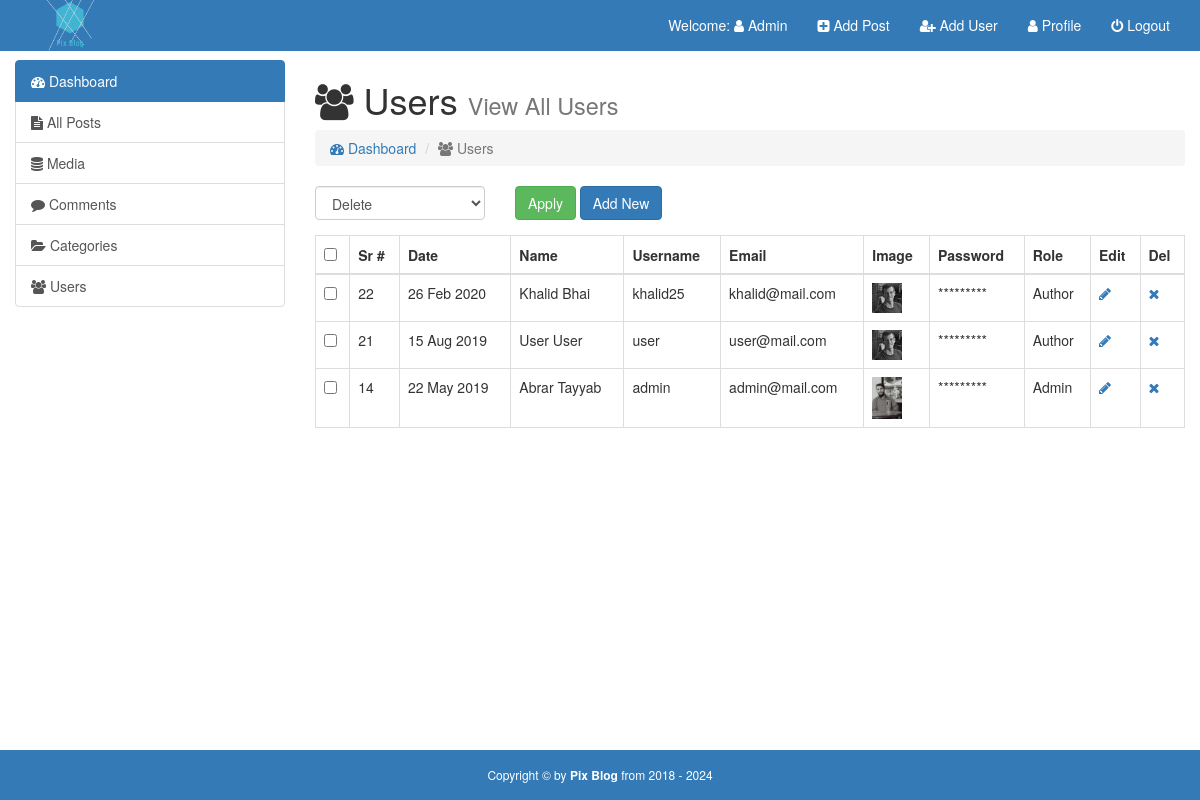
Screenshot of /admin/users.php (signed in) with the database file from the repository.
### tables this page shows
CREATE TABLE IF NOT EXISTS `users` (
  `id` int(11) NOT NULL AUTO_INCREMENT,
  `date` int(11) NOT NULL,
  `first_name` varchar(255) NOT NULL,
  `last_name` varchar(255) NOT NULL,
  `username` varchar(255) NOT NULL,
  `email` varchar(255) NOT NULL,
  `image` varchar(255) NOT NULL,
  `password` varchar(255) NOT NULL,
  `role` varchar(255) NOT NULL,
  `details` text NOT NULL,
  `salt` varchar(255) NOT NULL DEFAULT '$2y$05$abcdhskmlohnjirfshcjoj',
  PRIMARY KEY (`id`),
  UNIQUE KEY `username` (`username`),
  UNIQUE KEY `email` (`email`)
);

### admin/users.php (the view, shortened to what this page needs)
<?php require_once('inc/top.php');?>
 </head>
  <body>
  <div id="wrapper">
          <?php require_once('inc/header.php');?>
                <div class="container-fluid body-section">
                  <div class="row">
                    <div class="col-md-3">
                      <?php require_once('inc/sidebar.php');?>
                      </div>
                        <div class="col-md-9">
                          <h1><i class="fa fa-users"></i> Users <small>View All Users</small></h1>
                          <ol class="breadcrumb">
                            <li ><a href="index.php"><i class="fa fa-tachometer"></i> Dashboard</a></li>
                            <li class="active" ><i class="fa fa-users"></i> Users</li>
                          </ol>
                          <?php
                          $query = "SELECT * FROM users ORDER BY id DESC";
                          $run = mysqli_query($con,$query);
                          if (mysqli_num_rows($run) > 0) {
                          ?>
                          <form action="" method="POST">
                          <div class="row">
                            <div class="col-sm-8">
                              <div class="row">
                                <div class="col-xs-4">
                                  <div class="form-group">
                                    <select name="bulk-options" id="" class="form-control">
                                      <option value="delete">Delete</option>
                                    </select>
                                  </div>
                                </div>
                                <div class="col-xs-8">
                                  <input type="submit" class="btn btn-success" value="Apply" name="">
                                  <a href="add_user.php" class="btn btn-primary">Add New</a>
                                </div>
                              </div>
                            </div>
                            <div class="col-sm-4"></div>
                          </div>
                          <table class="table table-bordered table-stripped table-hover">
                            <thead>
                              <tr>
                                <th><input type="checkbox" name="" id="selectallboxes"></th>
                                <th>Sr #</th>
                                <th>Date</th>
                                <th>Name</th>
                                <th>Username</th>
                                <th>Email</th>
                                <th>Image</th>
                                <th>Password</th>
                                <th>Role</th>
                                <th>Edit</th>
                                <th>Del</th>
                              </tr>
                            </thead>
                            <tbody>
                              <?php
                              while ($row = mysqli_fetch_array($run)) {
                                $id = $row['id'];
                                $first_name = ucfirst($row['first_name']);
                                $last_name = ucfirst($row['last_name']);
                                $email = $row['email'];
                                $username = $row['username'];
                                $role = $row['role'];
                                $image = $row['image'];
                                $date = getdate($row['date']);
                                $day = $date['mday'];
                                $month = substr($date['month'],0,3);
                                $year = $date['year'];
                              ?>
                              <tr>
                                <td><input type="checkbox" class="checkboxes" name="checkboxes[]" value="<?php echo $id;?>"></td>
                                <td><?php echo $id;?></td>
                                <td><?php echo "$day $month $year";?></td>
                                <td><?php echo "$first_name $last_name";?></td>
                                <td><?php echo $username;?></td>
                                <td><?php echo $email;?></td>
                                <td><img src="img/<?php echo $image;?>" width="30px"></td>
                                <td>*********</td>
                                <td><?php echo ucfirst($role);?></td>
                                <td><a href="edit-user.php?edit=<?php echo $id;?>"><i class="fa fa-pencil"></i></a></td>
                                <td><a href="users.php?del=<?php echo $id;?>"><i class="fa fa-times"></i></a></td>
                              </tr>
                            <?php }?>
                            </tbody>
                          </table>
                          <?php
                          }
                          else{
                            echo "<center><h2>No Users Available Here</h2></center>";
                          }
                          ?>
                          </form>
                        </div>
                    </div>
               </div>
        <?php require_once('inc/footer.php');?>

### admin/css/style.css (style rules this page uses)
html,body { height: 100%; }
body { padding-top:60px; }
#wrapper { min-height: 100%; position: relative; }
.body-section { padding-bottom: 70px; }

### rows the page displays
users: id "22", date "26", date "Feb", date "2020", first_name "Khalid", last_name "Bhai", username "khalid25", email "khalid@mail.com", image (picture), role "Author"
users: id "21", date "15", date "Aug", date "2019", first_name "User", last_name "User", username "user", email "user@mail.com", image (picture), role "Author"
users: id "14", date "22", date "May", date "2019", first_name "Abrar", last_name "Tayyab", username "admin", email "admin@mail.com", image (picture), role "Admin"

### other values shown
$session_username2 "Admin"
